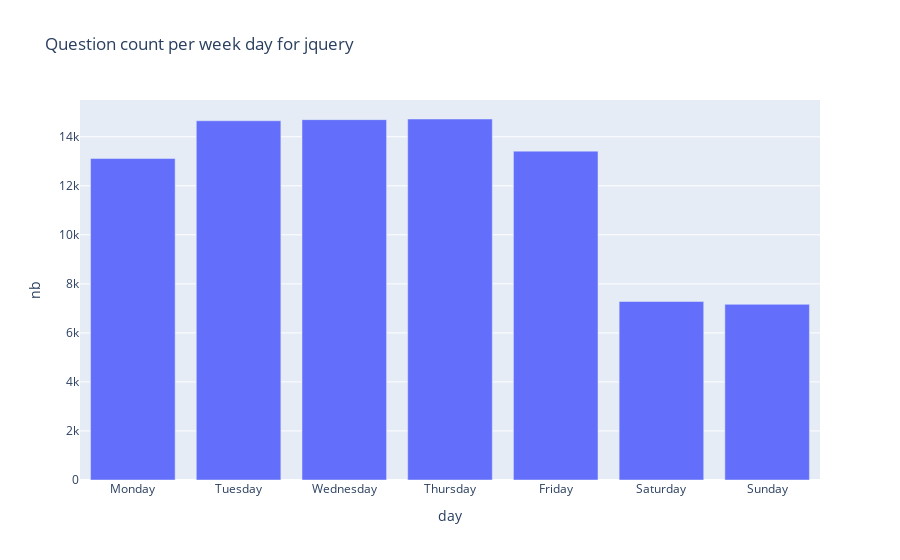

Notebook cell for this chart:
### Code cell
plot("jquery")

### Figure 1 — Plotly figure (JSON) as saved in the notebook; plotly's stock layout.template omitted (floating-point values rounded to 4 significant figures)
{"data": [{"alignmentgroup": "True", "hovertemplate": "day=%{x}<br>nb=%{y}<extra></extra>", "legendgroup": "", "marker": {"color": "#636efa", "pattern": {"shape": ""}}, "name": "", "offsetgroup": "", "orientation": "v", "showlegend": false, "textposition": "auto", "type": "bar", "x": ["Monday", "Tuesday", "Wednesday", "Thursday", "Friday", "Saturday", "Sunday"], "xaxis": "x", "y": [13112, 14652, 14698, 14724, 13413, 7281, 7165], "yaxis": "y"}], "layout": {"barmode": "relative", "legend": {"tracegroupgap": 0}, "title": {"text": "Question count per week day for jquery"}, "xaxis": {"anchor": "y", "domain": [0, 1], "title": {"text": "day"}}, "yaxis": {"anchor": "x", "domain": [0, 1], "title": {"text": "nb"}}}}
